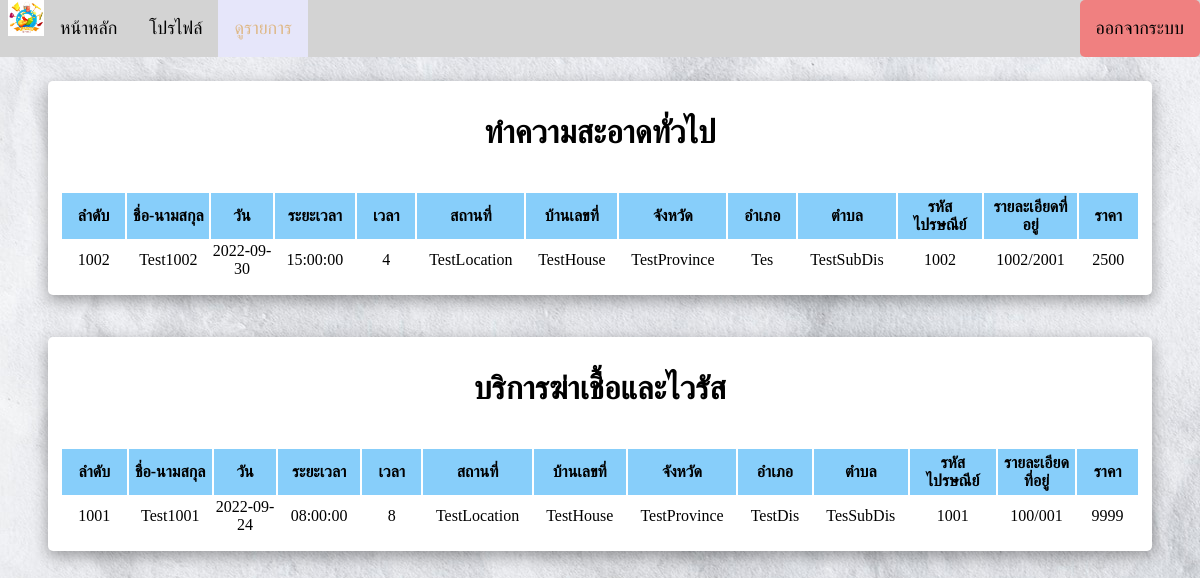
The page /History.php on the database its author committed.
### tables this page shows
CREATE TABLE `clean` (
  `c_ID` int(11) NOT NULL,
  `c_Fullname` varchar(30) NOT NULL,
  `c_Date` date NOT NULL,
  `c_Time` time NOT NULL,
  `c_Duration` int(2) NOT NULL,
  `c_Location` varchar(30) NOT NULL,
  `c_nbHome` varchar(30) NOT NULL,
  `c_Province` varchar(30) NOT NULL,
  `c_District` varchar(30) NOT NULL,
  `c_SubDistrict` varchar(30) NOT NULL,
  `c_Post` varchar(5) NOT NULL,
  `c_Address` varchar(30) NOT NULL,
  `c_Pay` varchar(20) NOT NULL,
  `c_Price` int(10) NOT NULL
);

CREATE TABLE `virus` (
  `v_ID` int(11) NOT NULL,
  `v_Fullname` varchar(30) NOT NULL,
  `v_Date` date NOT NULL,
  `v_Time` time NOT NULL,
  `v_Duration` int(2) NOT NULL,
  `v_Location` varchar(30) NOT NULL,
  `v_nbHome` varchar(30) NOT NULL,
  `v_Province` varchar(30) NOT NULL,
  `v_District` varchar(30) NOT NULL,
  `v_SubDistrict` varchar(30) NOT NULL,
  `v_Post` varchar(5) NOT NULL,
  `v_Address` varchar(30) NOT NULL,
  `v_Pay` varchar(20) NOT NULL,
  `v_Price` int(10) NOT NULL
);

### History.php (the view, shortened to what this page needs)
<?php
$objConnect = mysqli_connect("localhost","root","")or die("Can't connect to database");
mysqli_query($objConnect, "SET NAMES utf8");
$strSQL_Clean = "SELECT * FROM Clean";
$resultClean = $objConnect->query($strSQL_Clean);
$strSQL_Virus = "SELECT * FROM Virus";
$resultVirus = $objConnect->query($strSQL_Virus);
?>
<html>
    <head class="navbar">
        <link rel="stylesheet" href="styHis.css">
    </head>
    <body>
        <div class="navbar">
            <img src="clean.jpg" width="3%" style="float: left; padding-left: 8">
            <a href="index.php">หน้าหลัก</a>
            <a href="Profile.php">โปรไฟล์</a>
            <a class="active" href="History.php">ดูรายการ</a>
            <a class="buttonExit" href="logout.php" style="float: right;">ออกจากระบบ</a>
        </div>
        <div class="frame">
            <h1>ทำความสะอาดทั่วไป</h1>
            <table>
            <?php
            if ($resultClean->num_rows > 0) {
                ?>
                <tr>
                    <th>ลำดับ</th>
                    <th>ชื่อ-นามสกุล</th>
                    <th>วัน</th>
                    <th>ระยะเวลา</th>
                    <th>เวลา</th>
                    <th>สถานที่</th>
                    <th>บ้านเลขที่</th>
                    <th>จังหวัด</th>
                    <th>อำเภอ</th>
                    <th>ตำบล</th>
                    <th>รหัสไปรษณีย์</th>
                    <th>รายละเอียดที่อยู่</th>
                    <th>ราคา</th>
                </tr>
                <tr>
                <?php
                while($row = $resultClean->fetch_assoc()) {
                    ?>
                    <td><?php echo $row["c_ID"]?></td>
                    <td><?php echo $row["c_Fullname"]?></td>
                    <td><?php echo $row["c_Date"]?></td>
                    <td><?php echo $row["c_Time"]?></td>
                    <td><?php echo $row["c_Duration"]?></td>
                    <td><?php echo $row["c_Location"]?></td>
                    <td><?php echo $row["c_nbHome"]?></td>
                    <td><?php echo $row["c_Province"]?></td>
                    <td><?php echo $row["c_District"]?></td>
                    <td><?php echo $row["c_SubDistrict"]?></td>
                    <td><?php echo $row["c_Post"]?></td>
                    <td><?php echo $row["c_Address"]?></td>
                    <td><?php echo $row["c_Price"]?></td>
                <?php
                }
            } else {
                echo "ไม่มีข้อมูลรายการ";
            }
            ?>
            </table>
        </div>
        <br>
        <div class="frame">
            <h1>บริการฆ่าเชื้อและไวรัส</h1>
            <table>
            <?php
            if ($resultVirus->num_rows > 0) {
                ?>
                <tr>
                    <th>ลำดับ</th>
                    <th>ชื่อ-นามสกุล</th>
                    <th>วัน</th>
                    <th>ระยะเวลา</th>
                    <th>เวลา</th>
                    <th>สถานที่</th>
                    <th>บ้านเลขที่</th>
                    <th>จังหวัด</th>
                    <th>อำเภอ</th>
                    <th>ตำบล</th>
                    <th>รหัสไปรษณีย์</th>
                    <th>รายละเอียดที่อยู่</th>
                    <th>ราคา</th>
                </tr>
                <tr>
                <?php
                while($row = $resultVirus->fetch_assoc()) {
                    ?>
                    <td><?php echo $row["v_ID"]?></td>
                    <td><?php echo $row["v_Fullname"]?></td>
                    <td><?php echo $row["v_Date"]?></td>
                    <td><?php echo $row["v_Time"]?></td>
                    <td><?php echo $row["v_Duration"]?></td>
                    <td><?php echo $row["v_Location"]?></td>
                    <td><?php echo $row["v_nbHome"]?></td>
                    <td><?php echo $row["v_Province"]?></td>
                    <td><?php echo $row["v_District"]?></td>
                    <td><?php echo $row["v_SubDistrict"]?></td>
                    <td><?php echo $row["v_Post"]?></td>
                    <td><?php echo $row["v_Address"]?></td>
                    <td><?php echo $row["v_Price"]?></td>
                <?php
                }
            } else {
                echo "ไม่มีข้อมูลรายการ";
            }
            ?>
            </table>
        </div>
    </body>
</html>

### styHis.css (style rules this page uses)
html, body { background-image: url(paper.jpg); background-color: lemonchiffon; margin: 0; padding: 0; }
.navbar { background-color: lightgrey; overflow: hidden; }
.navbar a { float: left; color: black; text-align: center; padding: 18px 16px; text-decoration: none; font-size: 18px; }
.navbar a.active { background-color: lavender; color: burlywood; }
.frame { background-color: white; text-align: center; width: 90%; padding: 12 12; border-radius: 5px; margin-top: 2%; margin-left: auto; margin-right: auto; box-shadow: rgba(0, 0, 0, 0.35) 0px 5px 15px; }
table, tr, td { text-align: center; margin-left: auto; margin-right: auto; }
th { width: 1%; background-color: lightskyblue; padding: 5 5; }
.buttonExit { background-color: lightcoral; color: white; padding: 8 8; text-decoration: none; border-radius: 5px; }

### rows shown on the page
clean: c_ID "1002", c_Fullname "Test1002", c_Date "2022-09-30", c_Time "15:00:00", c_Duration "4", c_Location "TestLocation", c_nbHome "TestHouse", c_Province "TestProvince", c_District "Tes", c_SubDistrict "TestSubDis", c_Post "1002", c_Address "1002/2001", c_Price "2500"
virus: v_ID "1001", v_Fullname "Test1001", v_Date "2022-09-24", v_Time "08:00:00", v_Duration "8", v_Location "TestLocation", v_nbHome "TestHouse", v_Province "TestProvince", v_District "TestDis", v_SubDistrict "TesSubDis", v_Post "1001", v_Address "100/001", v_Price "9999"
